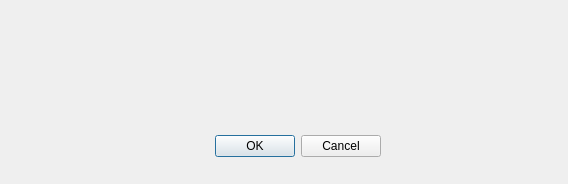
<?xml version="1.0" encoding="UTF-8"?>
<ui version="4.0">
 <class>Dialog_fail</class>
 <widget class="QDialog" name="Dialog_fail">
  <property name="geometry">
   <rect>
    <x>0</x>
    <y>0</y>
    <width>568</width>
    <height>184</height>
   </rect>
  </property>
  <property name="windowTitle">
   <string>Dialog</string>
  </property>
  <widget class="QDialogButtonBox" name="buttonBox">
   <property name="geometry">
    <rect>
     <x>40</x>
     <y>130</y>
     <width>341</width>
     <height>32</height>
    </rect>
   </property>
   <property name="orientation">
    <enum>Qt::Horizontal</enum>
   </property>
   <property name="standardButtons">
    <set>QDialogButtonBox::Cancel|QDialogButtonBox::Ok</set>
   </property>
  </widget>
  <widget class="QLabel" name="label_error">
   <property name="geometry">
    <rect>
     <x>20</x>
     <y>40</y>
     <width>531</width>
     <height>51</height>
    </rect>
   </property>
   <property name="styleSheet">
    <string notr="true">QLineEdit{
font-color::rgb(255, 0, 0);
}</string>
   </property>
   <property name="text">
    <string/>
   </property>
  </widget>
 </widget>
 <resources/>
 <connections>
  <connection>
   <sender>buttonBox</sender>
   <signal>accepted()</signal>
   <receiver>Dialog_fail</receiver>
   <slot>accept()</slot>
   <hints>
    <hint type="sourcelabel">
     <x>248</x>
     <y>254</y>
    </hint>
    <hint type="destinationlabel">
     <x>157</x>
     <y>274</y>
    </hint>
   </hints>
  </connection>
  <connection>
   <sender>buttonBox</sender>
   <signal>rejected()</signal>
   <receiver>Dialog_fail</receiver>
   <slot>reject()</slot>
   <hints>
    <hint type="sourcelabel">
     <x>316</x>
     <y>260</y>
    </hint>
    <hint type="destinationlabel">
     <x>286</x>
     <y>274</y>
    </hint>
   </hints>
  </connection>
 </connections>
</ui>
